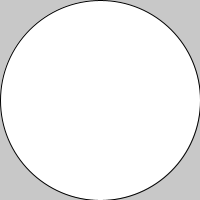
Frame 1 (no input)
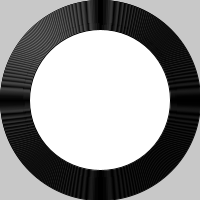
Frame 60 (the mouse pressed at the canvas centre just before this capture)
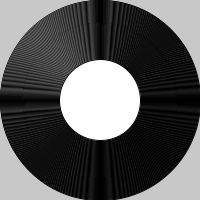
Frame 120 (the mouse held since frame 60 and released just before this capture)

The Processing sketch that drew these frames (run headless with seeded random() and noise(); from frame 60 on, the mouse is pressed at the canvas centre):

// Processing sketch: sketch_2m
// ── sketch_2m.pde
int diameter = 200;

void setup() {  
  size(200,200);
  smooth();
  background(200, 200, 200);
  frameRate(15);
}
 
void draw() {
  ellipse(width/2, height/2, diameter, diameter);
  diameter--;
}
